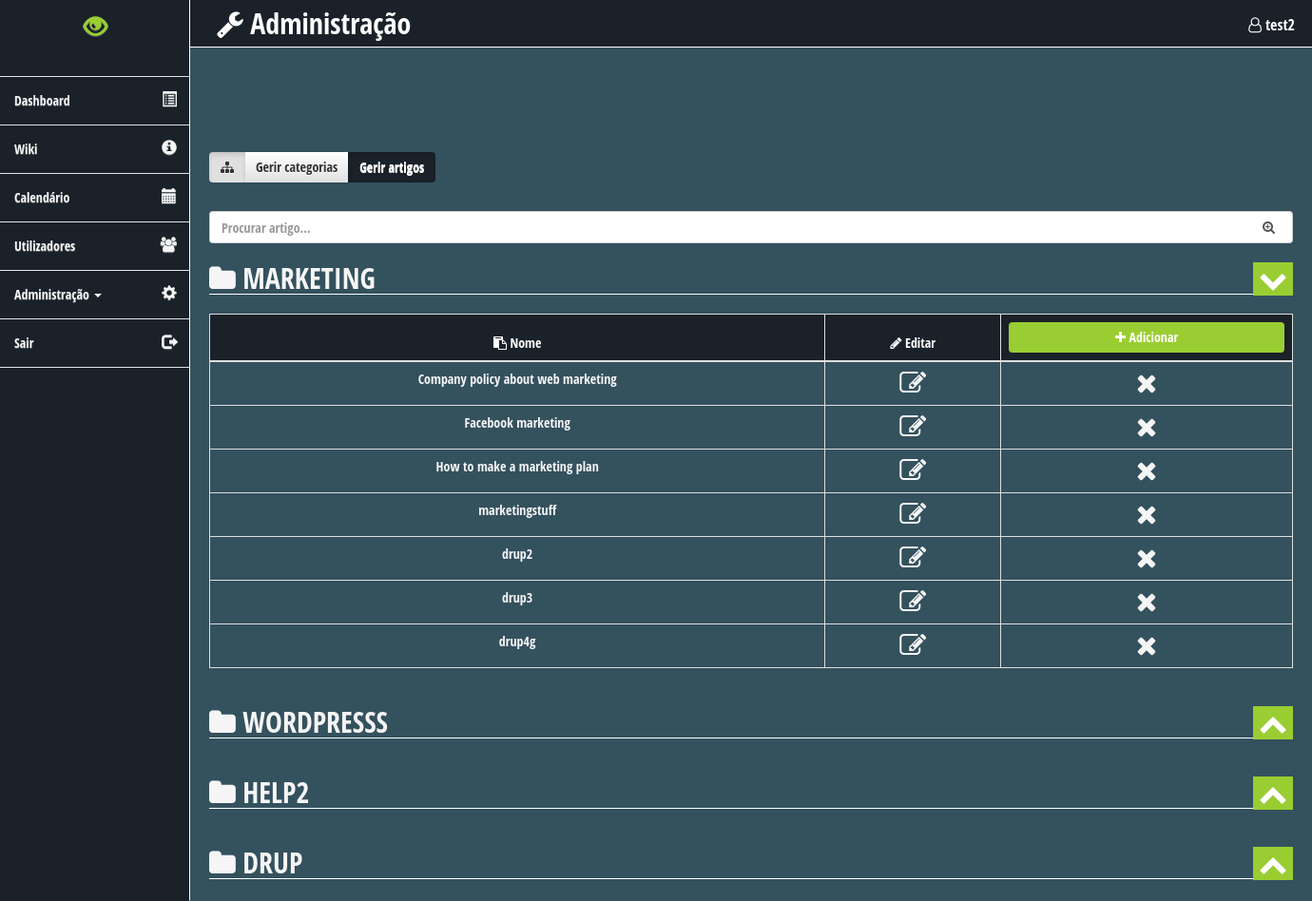
Page /manage_wiki_articles.php (signed in) on the earlier database version.
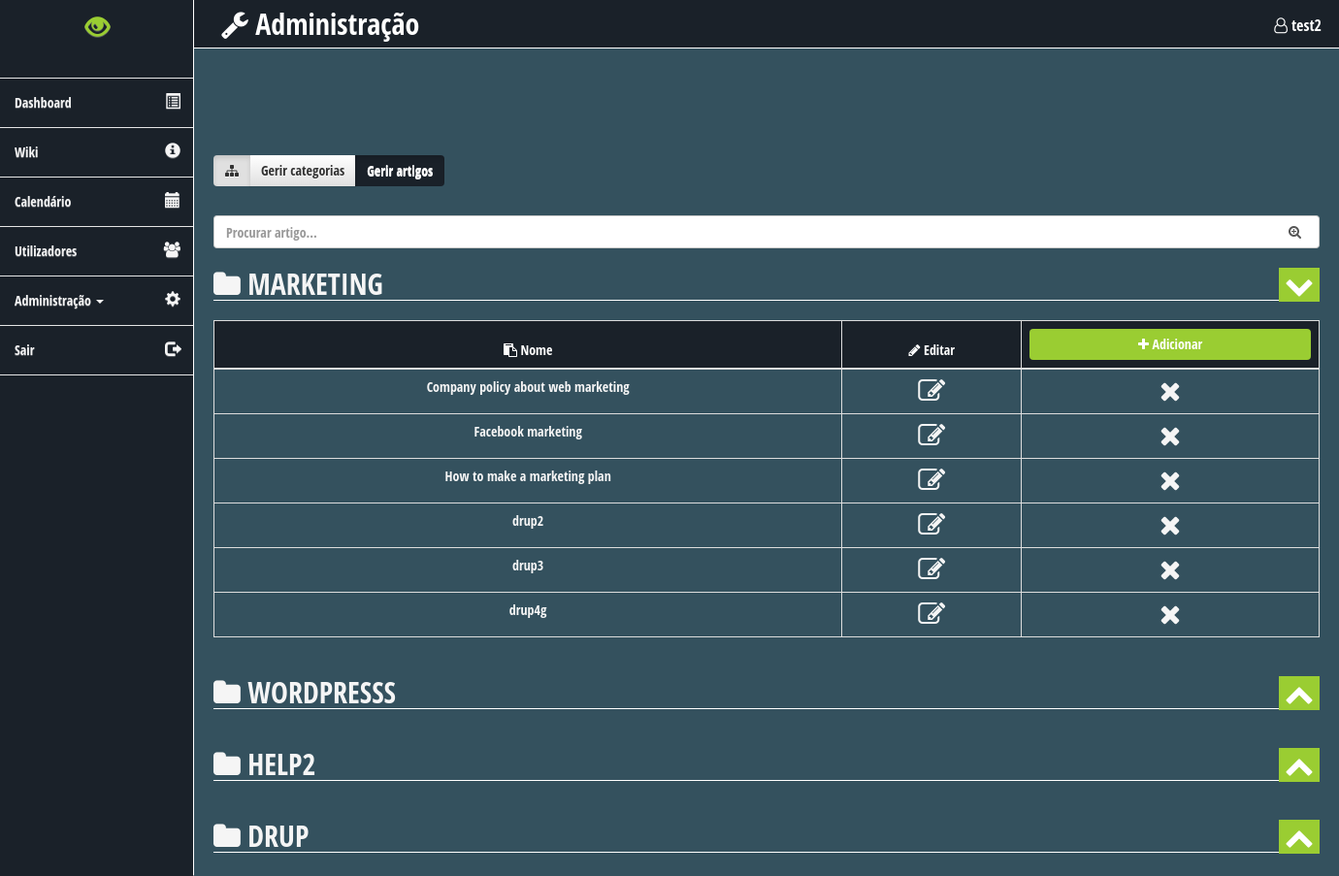
Same page on the later database version.
### tables this page shows
CREATE TABLE `intranet_wiki_article` (
  `article_id` int(11) NOT NULL AUTO_INCREMENT,
  `article_name` varchar(45) NOT NULL,
  `article_content` text NOT NULL,
  `category_id` int(11) NOT NULL,
  `user_id` int(11) NOT NULL,
  `article_creation_time` datetime DEFAULT CURRENT_TIMESTAMP,
  `article_modification_time` datetime DEFAULT NULL ON UPDATE CURRENT_TIMESTAMP,
  PRIMARY KEY (`article_id`),
  KEY `category_id` (`category_id`),
  KEY `user_id` (`user_id`),
  CONSTRAINT `intranet_wiki_article_ibfk_1` FOREIGN KEY (`category_id`) REFERENCES `intranet_wiki_category` (`category_id`) ON DELETE CASCADE ON UPDATE CASCADE,
  CONSTRAINT `intranet_wiki_article_ibfk_2` FOREIGN KEY (`user_id`) REFERENCES `intranet_user` (`user_id`) ON DELETE CASCADE ON UPDATE CASCADE
);

CREATE TABLE `intranet_wiki_category` (
  `category_id` int(11) NOT NULL AUTO_INCREMENT,
  `category_name` varchar(45) NOT NULL,
  PRIMARY KEY (`category_id`)
);

### manage_wiki_articles.php (the view, shortened to what the changed rows need)
<?php
require_once('header.php');
$limit = 10;
$pageurl = 'manage_wiki_articles';
if (isset($_GET['page'])) {
    $page  = $_GET['page'];
}
else {
    $page = 1;
}
$start_from = ($page - 1) * $limit;
?>
<div class="main" >
    <div class="row">
        <h2 id="top-bar" class="top-label hidden-xs"><i class="fa fa-wrench ml-2" aria-hidden="true"></i> Administração<span id="header-span" class="pull-right"><i class="fa fa-user-o" aria-hidden="true"></i>
                <?php echo $_SESSION['username'];?></span></h2>
    </div>
    <div class="container" >
        <div class="row mt-5">
        <?php
        if(isset($_GET['search_string'])) {
            $dbc = mysqli_connect(DB_HOST, DB_USER, DB_PASSWORD, DB_NAME)
                or die('<h3>Falha ao conectar á base de dados</h3>');
            $search_string = trim($_GET['search_string']);
            $search_query = "SELECT ia.*, ic.category_name AS category_name FROM intranet_wiki_article AS ia
                             INNER JOIN intranet_wiki_category AS ic USING(category_id)";
            $where_list = array();
            $user_search = $_GET['search_string'];
            $search_words = explode(' ', $user_search);
            foreach($search_words as $word) {
                $where_list[] = "article_name LIKE '%$word%'";
            }
            $where_clause = implode(' OR ', $where_list);
            if(!empty($search_string)) {
                $search_query = "SELECT ia.*, ic.category_name AS category_name FROM intranet_wiki_article AS ia
                                 INNER JOIN intranet_wiki_category AS ic USING(category_id) WHERE $where_clause ORDER BY category_name LIMIT $start_from, $limit";
            }
            else {
                $search_query = "SELECT ia.*, ic.category_name AS category_name FROM intranet_wiki_article AS ia
                                 INNER JOIN intranet_wiki_category AS ic USING(category_id) WHERE $where_clause ORDER BY category_name LIMIT $start_from, $limit";
            }
            $data = mysqli_query($dbc, $search_query)
                or die('<h3>Falha ao comunicar a base de dados</h3>');
            if(mysqli_num_rows($data) == 0) {
                echo '<h2 class="text-center mt-5">Não foram encontrados resultados <i class="fa fa-frown-o" aria-hidden="true"></i></h2>';
                require_once('footer.php');
                exit();
            }
            echo '<h2 class="top-label"><i class="fa fa-search-plus" aria-hidden="true"></i> Resultados<button class="confirm-btn pull-right toggle-table-edit"><i  class="fa fa-chevron-down chevron" aria-hidden="true"></i></button></h2>';
            echo '<table class="table table-bordered table-hover manage-table mt-2">';
            echo '<thead class="thead-inverse">
                    <tr>
                        <th class="nice-blue-th"><i class="fa fa-line-chart" aria-hidden="true"></i> Categoria</th>
                        <th class="nice-blue-th"><i class="fa fa-clipboard" aria-hidden="true"></i> Nome</th>
                        <th class="nice-blue-th"><i class="fa fa-pencil" aria-hidden="true"></i> Editar</th>
                        <th class="nice-blue-th"><a title="Adicionar artigo" href="add_task.php" class="btn confirm-btn center-block"><i class="fa fa-plus" aria-hidden="true"></i> Adicionar</a></th>
                    </tr>
                    </thead>
                    <tbody>';
            while($row = mysqli_fetch_array($data)) {
                echo '<tr>' .'<td><a class="dark-link" href="wiki_category?category_id=' . $row['category_id'] . '">'. $row['category_name'] . '</a></td>';
                echo '<td><a class="dark-link" href="wiki_article.php?article_id=' . $row['article_id'] . '">' . $row['article_name'] . '</a></td>';
                echo'<td><a title="Editar artigo" href="edit_article.php?article_id=' . $row['article_id'] . '"><i class="fa fa-pencil-square-o fa-2x table-icon" aria-hidden="true"></i></a></td>';
                echo '<td><a title="Eliminar artigo" style="margin-left: 1.5rem;" class="delete-article-btn" href="processar_wiki.php?article_id=' . $row['article_id'] . '"><i class="fa fa-times fa-2x table-icon" aria-hidden="true"></i></a></td></th></tr>';
                echo "</tr></td>";
            }
            echo '</tbody>';
            echo '</table>';
            $query = "SELECT ia.*, ic.category_name AS category_name FROM intranet_wiki_article AS ia
                                 INNER JOIN intranet_wiki_category AS ic USING(category_id) WHERE $where_clause";
            paginate($dbc, $query, $page, $limit, $pageurl, $search_string);
        }
        else {
            $dbc = mysqli_connect(DB_HOST, DB_USER, DB_PASSWORD, DB_NAME)
                or die('<h3>Falha ao conectar á base de dados</h3>');
            $query = "SELECT ia.* , ic.category_name AS category_name
                    FROM intranet_wiki_article AS ia
                    INNER JOIN intranet_wiki_category AS ic USING (category_id)
                    WHERE ia.category_id = ic.category_id ORDER BY category_id";
            $data = mysqli_query($dbc, $query)
            or die('<h3>Falha ao comunicar com a base de dados</h3>');
            $articles = array();
            while($row = mysqli_fetch_array($data)) {
                array_push($articles, $row);
            }
            $hold = $articles[0]['category_name'];
            echo '<h2 class="top-label"><a href="wiki_category.php?category_id=' . $articles[0]['category_id'] . '"><i class="fa fa-folder" aria-hidden="true"></i> ' . $hold . '</a><button class="confirm-btn pull-right toggle-table-edit"><i  class="fa fa-chevron-down chevron" aria-hidden="true"></i></button></h2>';
            echo '<table class="table table-bordered table-hover manage-table mt-2">';
            echo '<thead class="thead-inverse">
                <tr>
                    <th class="nice-blue-th"><i class="fa fa-clipboard" aria-hidden="true"></i> Nome</th>
                    <th class="nice-blue-th"><i class="fa fa-pencil" aria-hidden="true"></i> Editar</th>
                    <th class="nice-blue-th"><a title="Adicionar artigo a esta categoria" href="add_wiki_article.php?category_name=' . $hold . '" class="btn confirm-btn center-block"><i class="fa fa-plus" aria-hidden="true"></i> Adicionar</a></th>
                </tr>
                </thead>
                <tbody>';
            foreach ($articles as $article) {
                if ($hold != $article['category_name']) {
                    $hold = $article['category_name'];
                    echo '</tbody></table></div>';
                    echo '<div class="row">';
                    echo '<h2 class="top-label mb-2"><a href="wiki_category.php?category_id=' . $article['category_id'] . '"><i class="fa fa-folder" aria-hidden="true"></i> ' . $hold . '</a><button class="confirm-btn pull-right toggle-table-edit"><i  class="fa fa-chevron-up chevron" aria-hidden="true"></i></button></h2>';
                }
                echo '<tr>
                        <td><a class="dark-link" href="wiki_article.php?article_id=' . $article['article_id'] . '">' . $article['article_name'] . '</a></td>
                        <td><a href="edit_article.php?article_id=' . $article['article_id'] . '"><i class="fa fa-pencil-square-o fa-2x table-icon" aria-hidden="true"></i></a></td>
                        <td><a class="delete-article-btn" href="processar_wiki.php?article_id=' . $article['article_id'] . '"><i class="fa fa-times fa-2x table-icon" aria-hidden="true"></i></a></td></th></tr>';
            }
        }
        ?>
        </div>
    </div>
</div>
<?php
require_once('footer.php');
?>

Differences in the rows shown:
removed intranet_wiki_article: article_name "marketingstuff"
